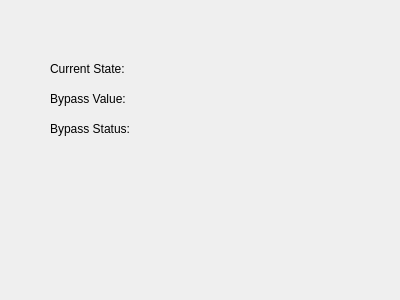
<?xml version="1.0" encoding="UTF-8"?>
<ui version="4.0">
 <class>Bypass</class>
 <widget class="QDialog" name="Bypass">
  <property name="geometry">
   <rect>
    <x>0</x>
    <y>0</y>
    <width>400</width>
    <height>300</height>
   </rect>
  </property>
  <property name="windowTitle">
   <string>Dialog</string>
  </property>
  <widget class="PyDMLabel" name="currentStateLabel">
   <property name="geometry">
    <rect>
     <x>160</x>
     <y>60</y>
     <width>80</width>
     <height>18</height>
    </rect>
   </property>
   <property name="toolTip">
    <string/>
   </property>
   <property name="whatsThis">
    <string/>
   </property>
  </widget>
  <widget class="QLabel" name="label">
   <property name="geometry">
    <rect>
     <x>50</x>
     <y>60</y>
     <width>101</width>
     <height>18</height>
    </rect>
   </property>
   <property name="text">
    <string>Current State:</string>
   </property>
  </widget>
  <widget class="PyDMLabel" name="bypassValueLabel">
   <property name="geometry">
    <rect>
     <x>160</x>
     <y>90</y>
     <width>80</width>
     <height>18</height>
    </rect>
   </property>
   <property name="toolTip">
    <string/>
   </property>
   <property name="whatsThis">
    <string/>
   </property>
  </widget>
  <widget class="QLabel" name="label_2">
   <property name="geometry">
    <rect>
     <x>50</x>
     <y>90</y>
     <width>101</width>
     <height>18</height>
    </rect>
   </property>
   <property name="text">
    <string>Bypass Value:</string>
   </property>
  </widget>
  <widget class="QLabel" name="label_3">
   <property name="geometry">
    <rect>
     <x>50</x>
     <y>120</y>
     <width>101</width>
     <height>18</height>
    </rect>
   </property>
   <property name="text">
    <string>Bypass Status:</string>
   </property>
  </widget>
  <widget class="PyDMLabel" name="bypassStatusLabel">
   <property name="geometry">
    <rect>
     <x>160</x>
     <y>120</y>
     <width>80</width>
     <height>18</height>
    </rect>
   </property>
   <property name="toolTip">
    <string/>
   </property>
   <property name="whatsThis">
    <string/>
   </property>
  </widget>
 </widget>
 <customwidgets>
  <customwidget>
   <class>PyDMLabel</class>
   <extends>QLabel</extends>
   <header>pydm.widgets.label</header>
  </customwidget>
 </customwidgets>
 <resources/>
 <connections/>
</ui>
